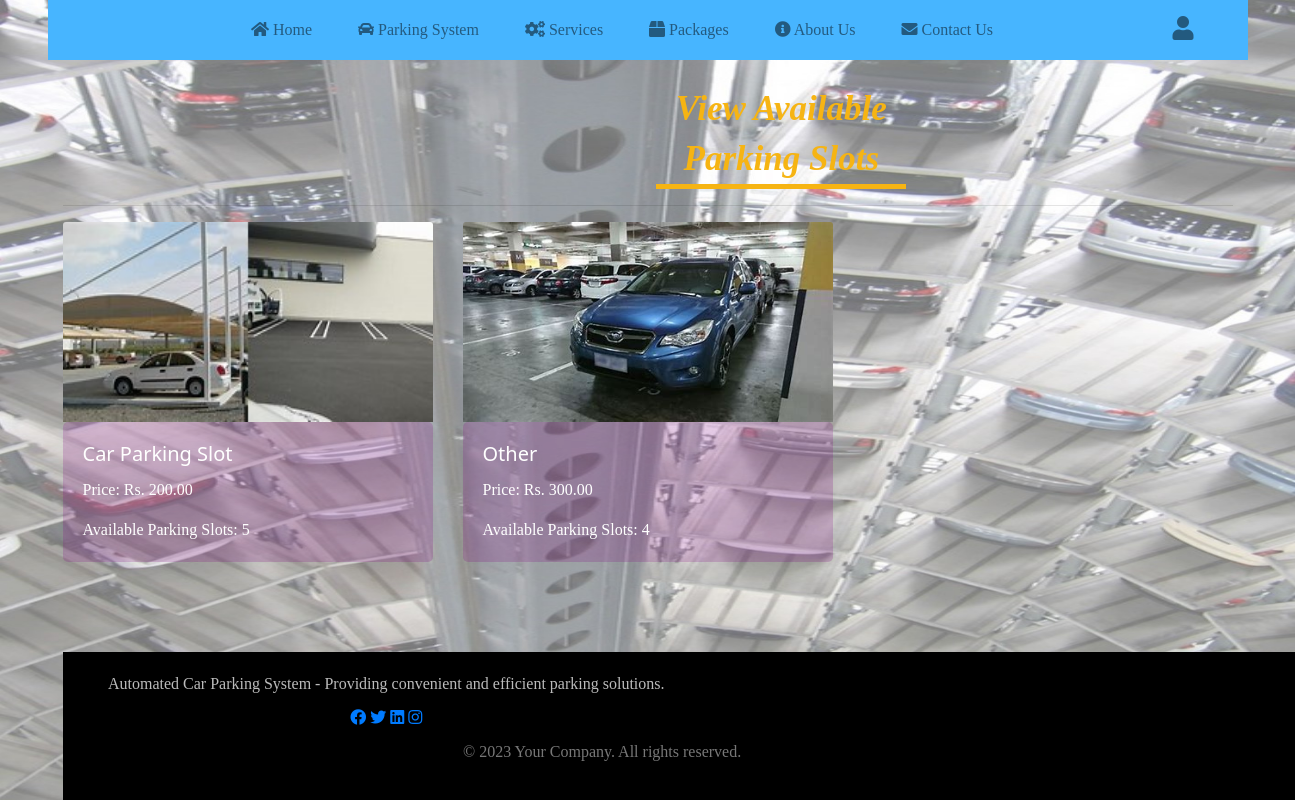
Page /parking_slots.php on the committed database.
### tables this page shows
CREATE TABLE `parking_details` (
  `parking_id` int(11) NOT NULL,
  `parking_category` varchar(255) NOT NULL,
  `price` decimal(10,2) NOT NULL,
  `available_parkings` int(11) NOT NULL,
  `image` varchar(255) DEFAULT NULL,
  `created_at` timestamp NOT NULL DEFAULT current_timestamp(),
  `updated_at` timestamp NOT NULL DEFAULT current_timestamp() ON UPDATE current_timestamp()
);

### parking_slots.php (the view, shortened to what this page needs)
<?php
include('header.php')
?>
<!DOCTYPE html>
<html lang="en">
<head>
    <link href="../easy park/assets/css/style.css" rel="stylesheet">
</head>
<body class="bg">
    <div class="container">
<br>
    <div style="margin-left: 100px;" class="col-md-12">
                        <h3 class="master-parking borderrr text-center">View Available Parking Slots</h3></div>
        <hr>
        <div class="row">
            <?php
            require('connection.php');
            $sql = mysqli_query($con, "select * from parking_details");
            while ($res = mysqli_fetch_assoc($sql)) {
                $parkingCategory = $res['parking_category'];
                $price = $res['price'];
                $availableparkings = $res['available_parkings'];
                $image = $res['image'];
            ?>
          <div class="col-md-4 mb-4">
    <div class="card" style="background: transparent; border: none;">
        <img src="assets/img/parking/<?php echo $image; ?>" class="card-img-top" alt="parking Image" style="height: 200px;">
        <div class="card-body" style="background-color: rgba(128, 0, 128, 0.2); border-radius: 5px;">
            <h5 class="card-title text-white"><?php echo $parkingCategory; ?></h5>
            <p class="card-text text-white">Price: Rs. <?php echo $price; ?></p>
            <p class="card-text text-white">Available Parking Slots: <?php echo $availableparkings; ?></p>
        </div>
    </div>
</div>
            <?php
            }
            ?>
        </div>
        <br>
    <?php
        include('footer.php')
        ?>
    </div>
    </body>
</html>

### header.php (shortened to what this page needs)
<!DOCTYPE html>
<html>
<head>
  <link rel="stylesheet" href="https://maxcdn.bootstrapcdn.com/bootstrap/4.5.2/css/bootstrap.min.css">
  <link rel="stylesheet" href="https://cdnjs.cloudflare.com/ajax/libs/font-awesome/5.15.1/css/all.min.css">
  <link rel="stylesheet" href="../easy park/assets/css/style.css">
</head>
<body>
<nav class="navbar navbar-expand-lg navbar-light">
  <div class="container">
    <ul class="navbar-nav">
      <li class="nav-item">
        <a class="nav-link" href="../easy park/index.php"><i class="fas fa-home"></i> Home</a>
      </li>
      <li class="nav-item">
        <a class="nav-link" href="../easy park/parking_slots.php"><i class="fas fa-car"></i> Parking System</a>
      </li>
      <li class="nav-item">
        <a class="nav-link" href="#"><i class="fas fa-cogs"></i> Services</a>
      </li>
      <li class="nav-item">
        <a class="nav-link" href="#"><i class="fas fa-box"></i> Packages</a>
      </li>
      <li class="nav-item">
        <a class="nav-link" href="#"><i class="fas fa-info-circle"></i> About Us</a>
      </li>
      <li class="nav-item">
        <a class="nav-link" href="../easy park/contact_us.php"><i class="fas fa-envelope"></i> Contact Us</a>
      </li>
    </ul>
    <ul class="navbar-nav">
      <li class="nav-item">
        <a class="nav-link" href="../easy park/admin/index.php">
          <i class="fas fa-user user-icon"></i>
        </a>
      </li>
    </ul>
  </div>
</nav>
</body>
</html>

### footer.php
<!DOCTYPE html>
<html>
<head>
  <link rel="stylesheet" href="https://maxcdn.bootstrapcdn.com/bootstrap/4.5.2/css/bootstrap.min.css">
  <link rel="stylesheet" href="https://cdnjs.cloudflare.com/ajax/libs/font-awesome/5.15.1/css/all.min.css">
  <link rel="stylesheet" href="../easy park/assets/css/style.css">
</head>
<body>
<footer class="footer">
  <div class="container">
    <div class="row">
      <div class="col-lg-6">
        <div class="description">
          <p>Automated Car Parking System - Providing convenient and efficient parking solutions.</p>
        </div>
        <div class="social-icons">
          <a href="#"><i class="fab fa-facebook"></i></a>
          <a href="#"><i class="fab fa-twitter"></i></a>
          <a href="#"><i class="fab fa-linkedin"></i></a>
          <a href="#"><i class="fab fa-instagram"></i></a>
        </div>
      </div>
      <div class="col-lg-10">
        <p class="custom-copyright">&copy; 2023 Your Company. All rights reserved.</p>
      </div>
    </div>
  </div>
</footer>
</body>
</html>

### assets/css/style.css (style rules this page uses)
* { margin: 0; padding: 0; box-sizing: border-box; }
body, html { background-size: 100% 100%; background-repeat: no-repeat; background-attachment: fixed; background-position: center center; }
body { margin: 0 auto; padding: 0; font-family: 'Baloo Da 2', cursive; overflow-x: hidden; }
.bg { background-image: url('../img/bg.jpg'); background-repeat: no-repeat; background-attachment: fixed; background-position: left top; background-size: 100% 100%; }
.container { max-width: 5000px; }
h1, h2, h4, h5, h6 { color: #47b5ff; font-family: 'Noto Sans', sans-serif; }
h3 { text-align: center; }
p { color: rgb(187, 187, 187); }
.navbar { background: black; }
.footer { position: fixed; width: 100%; background-color: #000; padding: 20px 0; bottom: 0; text-align: center; }
.description p { margin: 0; }
.social-icons { margin-top: 10px; }
.custom-copyright { margin-top: 10px; color: #777; }
.navbar-nav .user-icon { font-size: 24px; }
.navbar-nav { margin-left: auto; }
.navbar { background-color: #47b5ff; }
.navbar-nav .nav-item { margin: 0 15px; }
.master-parking { margin-left: 42%; }
.borderrr,h3 { border-bottom: 5px solid; width: 250px; font-size: 35px; line-height: 50px; font-style: italic; font-weight: 600; color: #f6b413; }
@media only screen and (max-width: 1400px) { body { max-width: 1200px; } }

### rows in the picture
parking_details: image (picture), parking_category "Car Parking Slot", price "200.00", available_parkings "5"
parking_details: image (picture), parking_category "Other", price "300.00", available_parkings "4"
